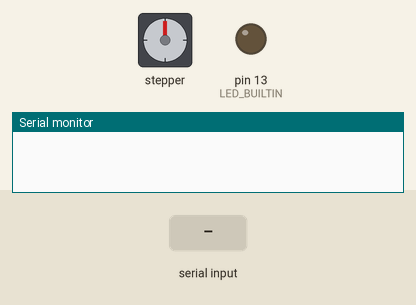
Bench run of a sketch on a simulated Arduino Uno, built with avr-gcc and run on an emulated ATmega328P. Parts: stepper motor, output pins drawn as LEDs (lit = HIGH), the last lines printed to the serial monitor. The test bench sets the inputs (shaded band). Stepper angles assume 2038 steps per turn.

Above: at 1.2 s.
1.3 s: "t90\n" received over Serial
At 2.3 s:
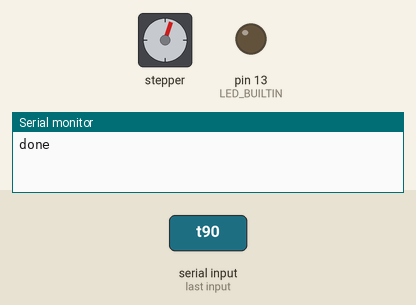
3.1 s: "t\n" received over Serial
At 4.3 s:
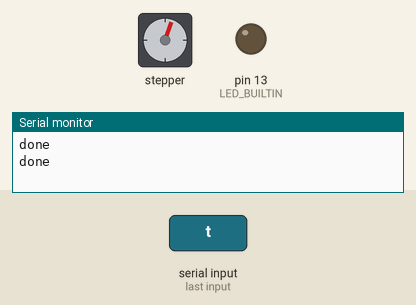
4.6 s: "t90\n" received over Serial
At 5.4 s:
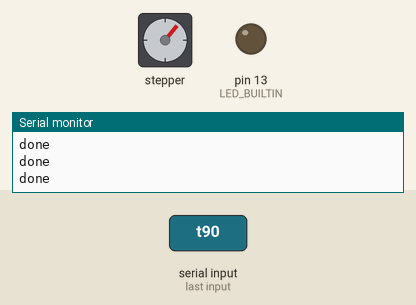
Timing chart, 0 to 7.6 s (numbered marks = the images above; inputs shaded):
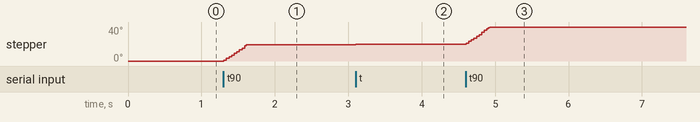

The sketch:

sketch_artivact-tt-v1.ino
```cpp
#include <Stepper.h>

#define STEPS 2038
#define BUF_LEN 20

byte test,start;

Stepper stepper(STEPS, 8, 10, 9, 11);

void setup() {
  Serial.begin(9600);

  stepper.setSpeed(10);

  pinMode(LED_BUILTIN, OUTPUT);
}

void loop() {

  static char sdata[BUF_LEN], *pSdata=sdata;
  byte ch;
  int val;

  if (Serial.available()) {
    ch = Serial.read();

    // -1 for null terminator space
    if ((pSdata - sdata)>=BUF_LEN-1) {
      pSdata--;
      Serial.print("BUFFER OVERRUN\n");
    }

    *pSdata++ = (char)ch;

    if (ch=='\n') {  // Command received and ready.

      pSdata--;       // Don't add \r to string.
      *pSdata = '\0';  // Null terminate the string.

      // Process command in sdata.
      switch( sdata[0] ) {
      case 'v':
        Serial.println("artivact-tt-v1");
        break;
      case 't':
        if (strlen(sdata)>1) {
          val = atoi(&sdata[1]);
        }
        stepper.step(10250/val); // 360° == 10250
        Serial.println("done");
        break;
      } // switch

       pSdata = sdata; // Reset pointer to start of string.
    } // if \n

    digitalWrite(8,LOW);
    digitalWrite(9,LOW);
    digitalWrite(10,LOW);
    digitalWrite(11,LOW);

  }  // available
}
```

Measured:
- after the input at 1.3 s, stepper: turns 19° clockwise in 0.30 s, starting at once
- after the input at 4.6 s, stepper: turns 20° clockwise in 0.32 s, starting at once
